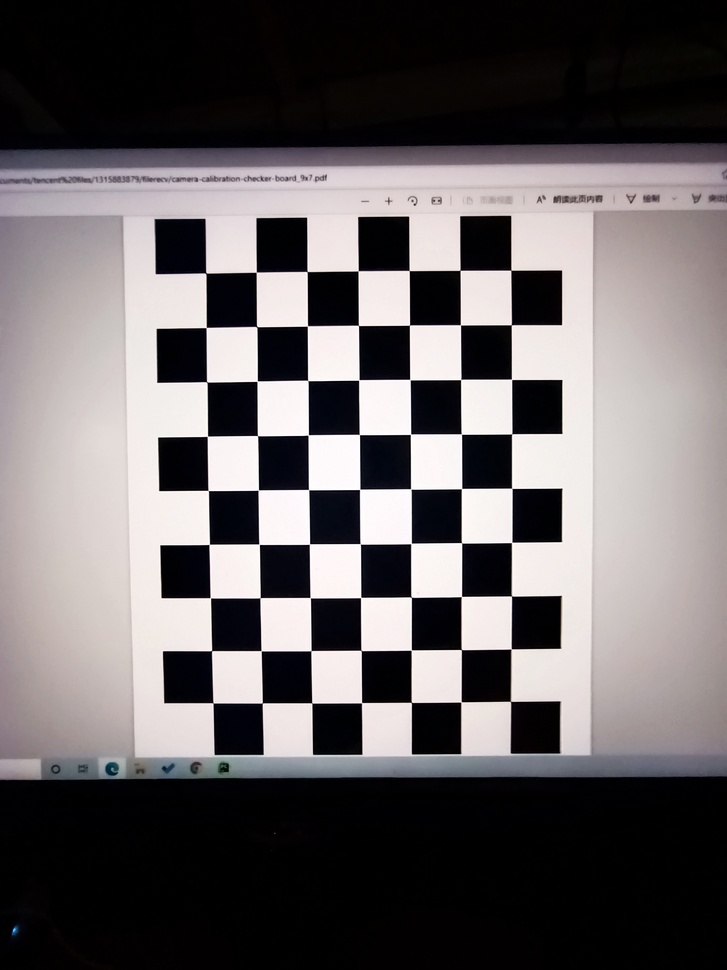
#> input picture Source/IMG_20220306_150234.jpg, 727 x 970 px, shrunk from 2448 x 3264 before the run; its folder holds 5 pictures in this run
$ python calibration.py
#> lines starting #> are read from the running program, lines starting #| are printed output that depends on the picture; after the words box and inside, x2 and y2 are one past the last pixel; in counts of white or black regions, pixels touching at a corner belong together
import cv2
import numpy as np
import glob

# 找棋盘格角点
# 阈值
# 设置寻找亚像素角点的参数，采用的停止准则是最大循环次数30和最大误差容限0.001
criteria = (cv2.TERM_CRITERIA_EPS + cv2.TERM_CRITERIA_MAX_ITER, 30, 0.001)

# 棋盘格模板规格
w = 9  # 内角点个数，内角点是和其他格子连着的点
h = 7

# 获取标定板角点的位置
# 世界坐标系中的棋盘格点,例如(0,0,0), (1,0,0), (2,0,0) ....,(8,5,0)，去掉Z坐标，记为二维矩阵
objp = np.zeros((w * h, 3), np.float32)
objp[:, :2] = np.mgrid[0:w, 0:h].T.reshape(-1, 2)

# 储存棋盘格角点的世界坐标和图像坐标对
objpoints = []  # 在世界坐标系中的三维点
imgpoints = []  # 在图像平面的二维点
a = 0
# 读取照片
images = glob.glob('Source/*.jpg')
for fname in images:
    img = cv2.imread(fname)
#> img is the input picture: shape (970, 727, 3); mean B, G, R 99.5, 98.2, 102.8
    gray = cv2.cvtColor(img, cv2.COLOR_BGR2GRAY)

    # 找到棋盘格角点
    # 棋盘图像(8位灰度或彩色图像)  棋盘尺寸  存放角点的位置
    ret, corners = cv2.findChessboardCorners(gray, (w, h), None)
#> ret = True; corners = 63 rows, first 8: [213.2, 703], [211.6, 650.6], [210.5, 597.6], [209.3, 544.4], [208.4, 490.6], [207.5, 436.3], [206.6, 381.8], [206.2, 327.6]
    # 如果找到足够点对，将其存储起来

    if ret == True:
        # 角点精确检测
        # 参数：输入图像 角点初始坐标 搜索窗口为2*winsize+1 死区 求角点的迭代终止条件
        cv2.cornerSubPix(gray, corners, (11, 11), (-1, -1), criteria)
        objpoints.append(objp)
        imgpoints.append(corners)
        # 将角点在图像上显示
        cv2.drawChessboardCorners(img, (w, h), corners, ret)
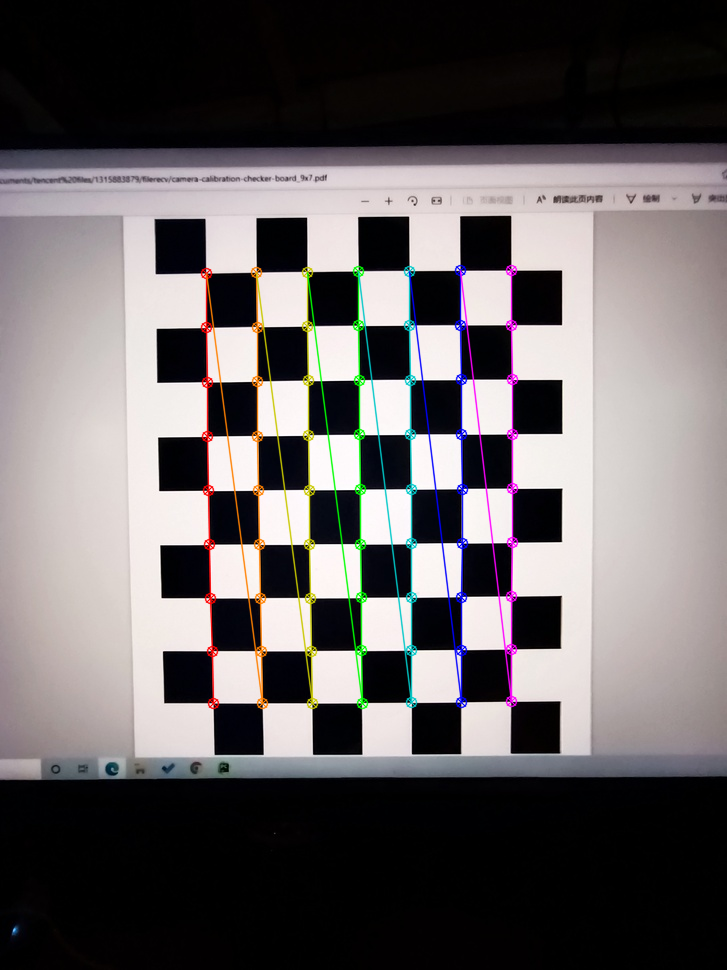
#> img: shape (970, 727, 3); 3.08% of pixels changed, all inside (x1, y1, x2, y2) = (200, 264, 519, 710)
        a += 1
        cv2.imwrite("Result1/{}.jpg".format(a), img)
        cv2.waitKey(10)
#> pass 2 of the loop `for fname in images:`:
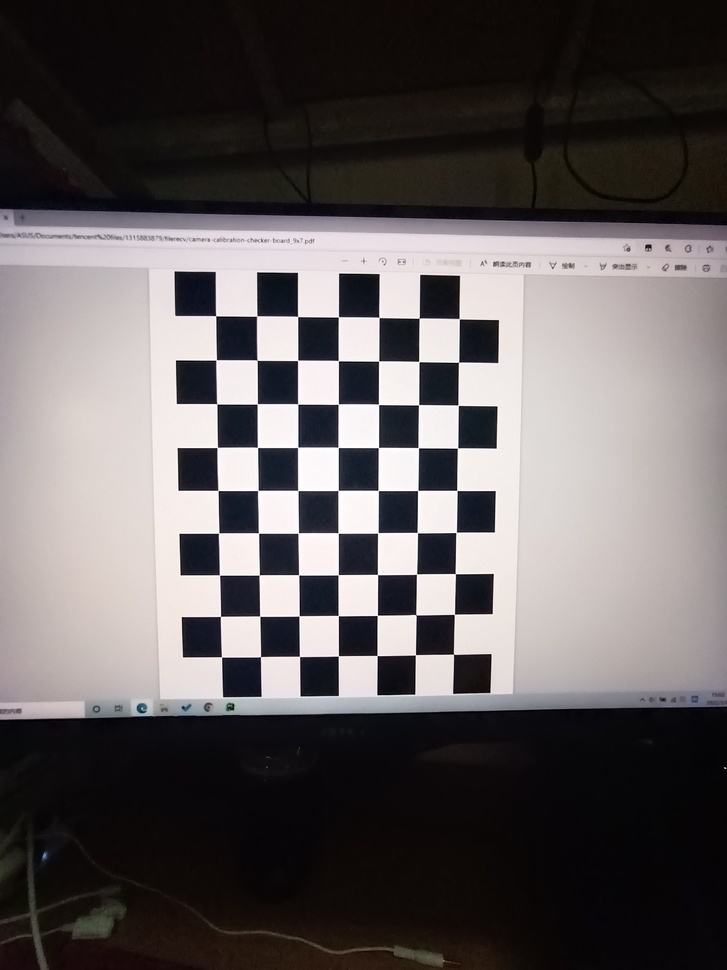
#> input picture Source/IMG_20220306_150252.jpg, 727 x 970 px, shrunk from 2448 x 3264 before the run
#> img is the input picture: shape (970, 727, 3); mean B, G, R 92.6, 92.2, 97.4
#> corners = 63 rows, first 8: [459.2, 318.7], [458.5, 362.3], [458.1, 405.2], [457.5, 448], [456.9, 490.4], [456.2, 532.4], [455.3, 573.6], [454.4, 614.3]
#> pass 3 of the loop `for fname in images:`:
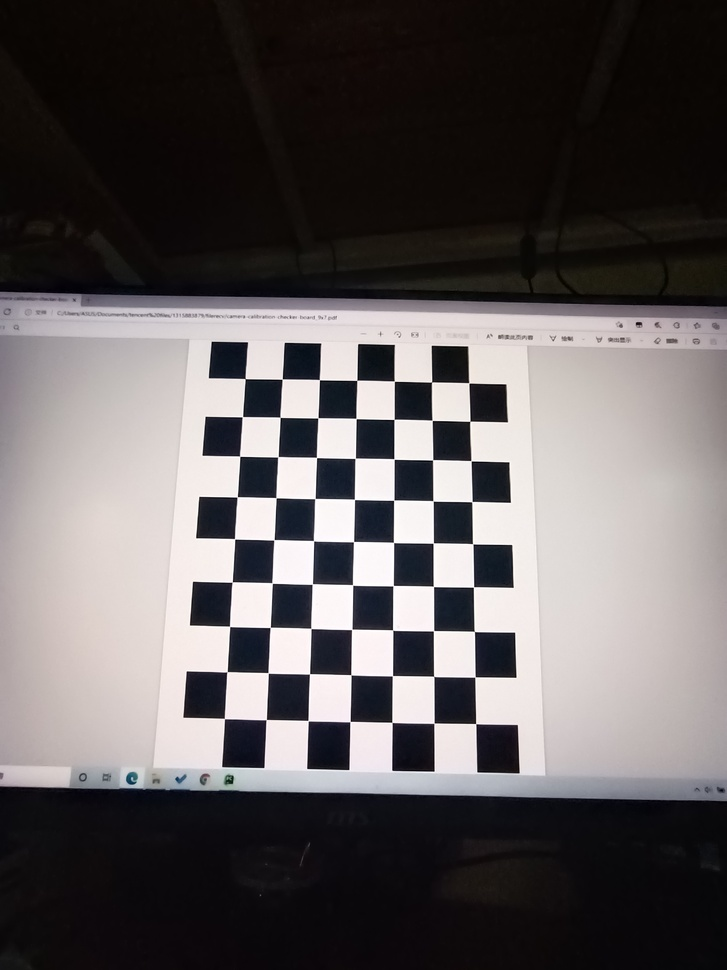
#> input picture Source/IMG_20220306_150300.jpg, 727 x 970 px, shrunk from 2448 x 3264 before the run
#> img is the input picture: shape (970, 727, 3); mean B, G, R 92.2, 91.7, 96.4
#> corners = 63 rows, first 8: [468.9, 383], [469.9, 421.3], [471.1, 460.8], [471.9, 501.6], [472.7, 543.8], [473.5, 587], [474.4, 631.5], [475, 677]
#> the loop made 5 passes; the first 3 are shown
cv2.destroyAllWindows()

# 标定、去畸变
# 输入：世界坐标系里的位置 像素坐标 图像的像素尺寸大小 3*3矩阵，相机内参数矩阵 畸变矩阵
# 输出：标定结果 相机的内参数矩阵 畸变系数 旋转矩阵 平移向量
ret, mtx, dist, rvecs, tvecs = cv2.calibrateCamera(objpoints, imgpoints, gray.shape[::-1], None, None)
# mtx：内参数矩阵
# dist：畸变系数
# rvecs：旋转向量 （外参数）
# tvecs ：平移向量 （外参数）
print("标定结果 ret:", ret)
print("内参矩阵 mtx:\n", mtx)  # 内参数矩阵
print("畸变系数 dist:\n", dist)  # 畸变系数   distortion cofficients = (k_1,k_2,p_1,p_2,k_3)
print("旋转向量(外参) rvecs:\n", np.array(rvecs))  # 旋转向量  # 外参数
print("平移向量(外参) tvecs:\n", np.array(tvecs))  # 平移向量  # 外参数

# 反投影误差
# 通过反投影误差，我们可以来评估结果的好坏。越接近0，说明结果越理想。
# 通过之前计算的内参数矩阵、畸变系数、旋转矩阵和平移向量，使用cv2.projectPoints()计算三维点到二维图像的投影，
# 然后计算反投影得到的点与图像上检测到的点的误差，最后计算一个对于所有标定图像的平均误差，这个值就是反投影误差。
total_error = 0
for i in range(len(objpoints)):
    imgpoints2, _ = cv2.projectPoints(objpoints[i], rvecs[i], tvecs[i], mtx, dist)
    error = cv2.norm(imgpoints[i], imgpoints2, cv2.NORM_L2) / len(imgpoints2)
    total_error += error
print(("total error: "), total_error / len(objpoints))

print('Starting Gesture_Draw...')


# 绘制简单的坐标系，调用此函数记得将下面的坐标修改为axis_axis


# 绘制简单的坐标系，调用此函数记得将下面的坐标修改为axis_axis
def draw_axis(img, corners, imgpts):
    imgpts = np.int32(imgpts).reshape(-1, 2)
    img = cv2.line(img, tuple(imgpts[0]), tuple(imgpts[4]), (255, 0, 0), 5)
    img = cv2.line(img, tuple(imgpts[0]), tuple(imgpts[1]), (255, 0, 255), 5)
    img = cv2.line(img, tuple(imgpts[0]), tuple(imgpts[3]), (0, 0, 255), 5)

    return img


# 绘制立体方块在Pattern上，调用此函数记得将下面的坐标修改为axis_cube
axis_cube = np.float32([[0, 0, 0], [0, 2, 0], [2, 2, 0], [2, 0, 0], [0, 0, -2], [0, 2, -2], [2, 2, -2], [2, 0, -2]])
axis_axis = np.float32([[0, 0, 0], [0, 3, 0], [3, 3, 0], [3, 0, 0], [0, 0, -3], [0, 3, -3], [3, 3, -3], [3, 0, -3]])


# 绘制立体方块在Pattern上，调用此函数记得将下面的坐标修改为axis_cube
def draw_cube(img, corners, imgpts):
    imgpts = np.int32(imgpts).reshape(-1, 2)
    # draw ground floor in green
    img = cv2.drawContours(img, [imgpts[:4]], -1, (0, 255, 0), -3)
    # draw pillars in blue color
    for i, j in zip(range(4), range(4, 8)):
        img = cv2.line(img, tuple(imgpts[i]), tuple(imgpts[j]), (255), 3)
    # draw top layer in red color
    img = cv2.drawContours(img, [imgpts[4:]], -1, (0, 0, 255), 3)

    return img


criteria = (cv2.TERM_CRITERIA_EPS + cv2.TERM_CRITERIA_MAX_ITER, 30, 0.001)
objp = np.zeros((7 * 9, 3), np.float32)
objp[:, :2] = np.mgrid[0:9, 0:7].T.reshape(-1, 2)

img = cv2.imread('Source/IMG_20220306_150308.jpg')
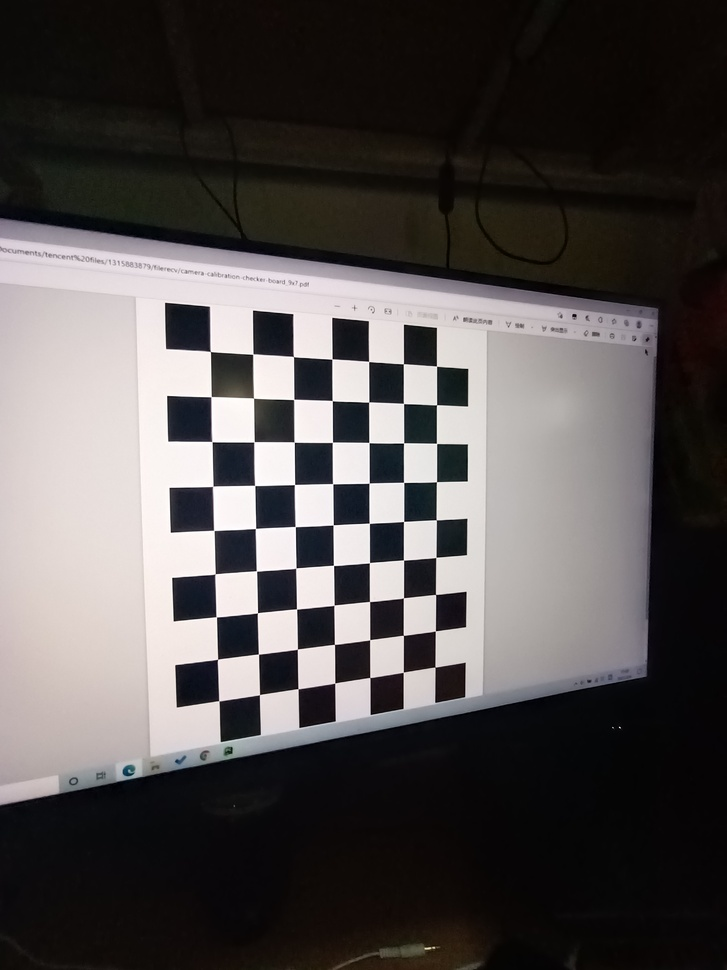
#> input picture Source/IMG_20220306_150308.jpg, 727 x 970 px, shrunk from 2448 x 3264 before the run
#> img is the input picture: shape (970, 727, 3); mean B, G, R 78.9, 79.6, 83.8
gray = cv2.cvtColor(img, cv2.COLOR_RGB2GRAY)
ret, corners = cv2.findChessboardCorners(gray, (9, 7), None)
if ret == True:
    corners2 = cv2.cornerSubPix(gray, corners, (11, 11), (-1, -1), criteria)
    # Find the rotation and translation vectors.
    _, rvecs, tvecs, inliers = cv2.solvePnPRansac(objp, corners2, mtx, dist)
    # project 3D points to image plane
    imgpts, jac = cv2.projectPoints(axis_cube, rvecs, tvecs, mtx, dist)
    img = draw_cube(img, corners2, imgpts)
#> after the loop in draw_cube, `for i, j in zip(range(4), range(4, 8)):`:
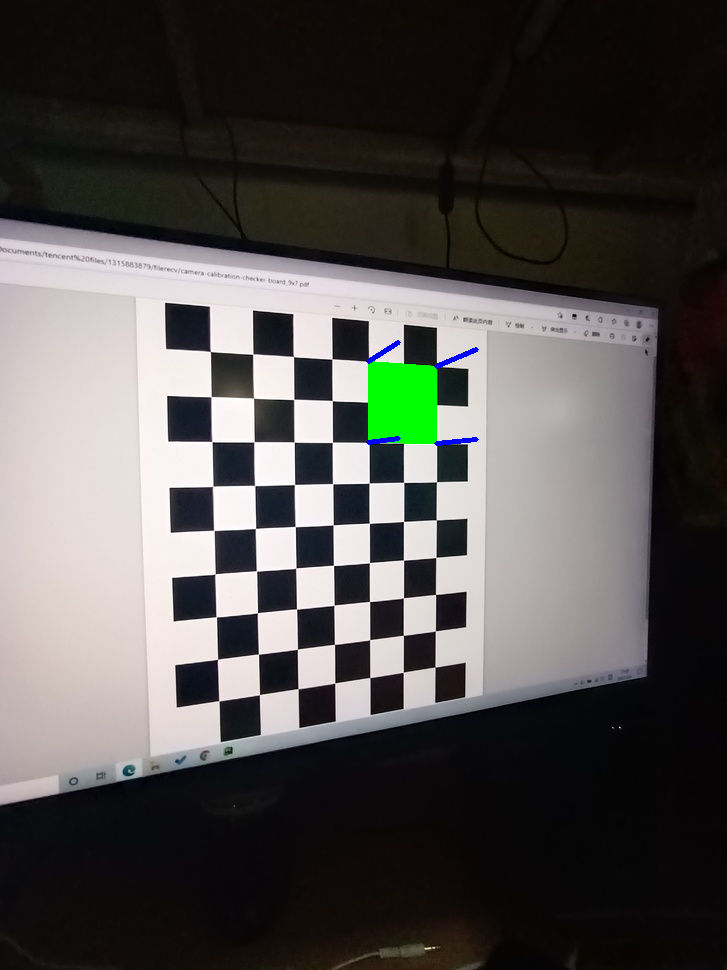
#> img: shape (970, 727, 3); mean B, G, R 78, 80.3, 82.6

    imgpts, jac = cv2.projectPoints(axis_axis, rvecs, tvecs, mtx, dist)
    img = draw_axis(img, corners2, imgpts)


    cv2.imwrite('3Daxes.jpg', img)
a=0
for fname in images:
    img = cv2.imread(fname)
    gray = cv2.cvtColor(img, cv2.COLOR_RGB2GRAY)
    ret, corners = cv2.findChessboardCorners(gray, (9, 7), None)
    if ret == True:
        corners2 = cv2.cornerSubPix(gray, corners, (11, 11), (-1, -1), criteria)
        # Find the rotation and translation vectors.
        _, rvecs, tvecs, inliers = cv2.solvePnPRansac(objp, corners2, mtx, dist)
        # project 3D points to image plane
        imgpts, jac = cv2.projectPoints(axis_cube, rvecs, tvecs, mtx, dist)
        img = draw_cube(img, corners2, imgpts)
#> the loop in draw_cube (call 2), `for i, j in zip(range(4), range(4, 8)):` made 4 passes
#> pass 1, in draw_cube (call 2), `img = cv2.line(img, tuple(imgpts[i]), tuple(imgpts[j]), (255), 3)`:
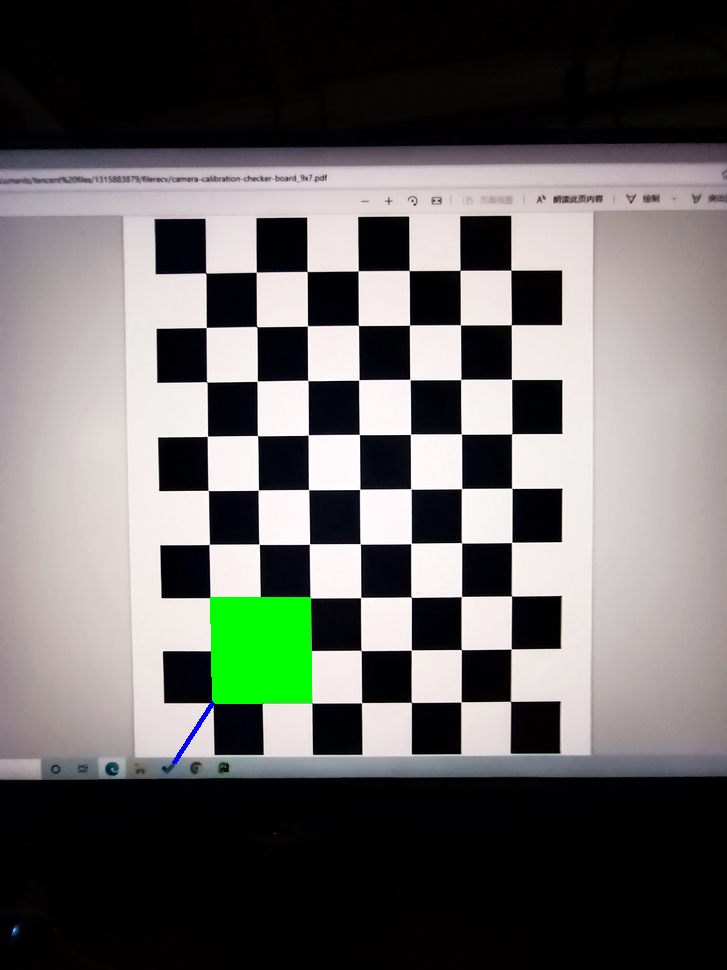
#> img: shape (970, 727, 3); mean B, G, R 97.6, 100.2, 100.7
#> after the loop in draw_cube (call 2), `for i, j in zip(range(4), range(4, 8)):`:
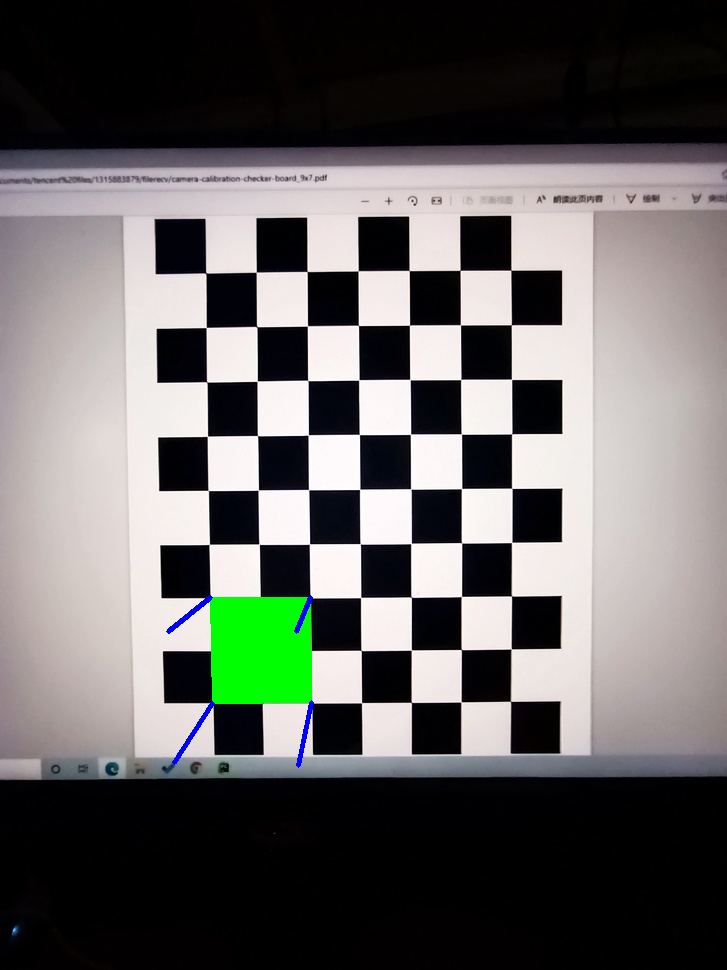
#> img: shape (970, 727, 3); mean B, G, R 97.7, 99.9, 100.5

        imgpts, jac = cv2.projectPoints(axis_axis, rvecs, tvecs, mtx, dist)
        img = draw_axis(img, corners2, imgpts)
#> in draw_axis (call 2), `img = cv2.line(img, tuple(imgpts[0]), tuple(imgpts[3]), (0, 0, 255), 5)`:
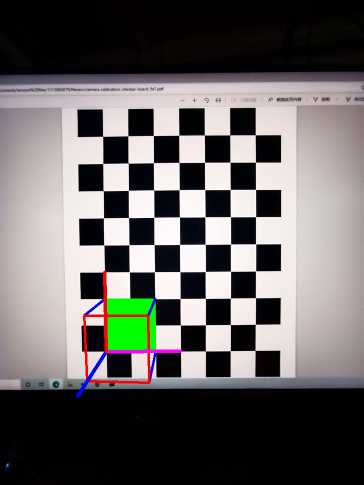
#> img: shape (970, 727, 3) (shown at 1/2 size); mean B, G, R 97.5, 98.7, 101.5
        a+=1
        cv2.imwrite('Result2/{}_3Daxes_3DSquare.jpg'.format(a), img)
#> pass 2 of the loop `for fname in images:`:
#> in draw_axis (call 3), `img = cv2.line(img, tuple(imgpts[0]), tuple(imgpts[3]), (0, 0, 255), 5)`:
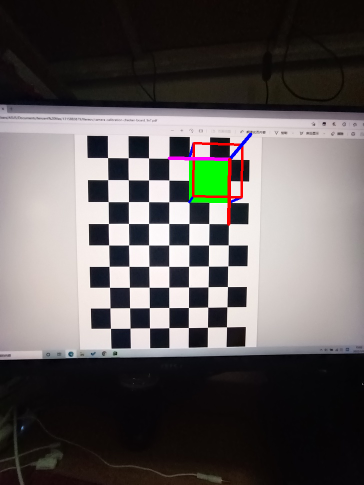
#> img: shape (970, 727, 3) (shown at 1/2 size); mean B, G, R 91.1, 92.2, 96.5
#> pass 3 of the loop `for fname in images:`:
#> after the loop in draw_cube (call 4), `for i, j in zip(range(4), range(4, 8)):`:
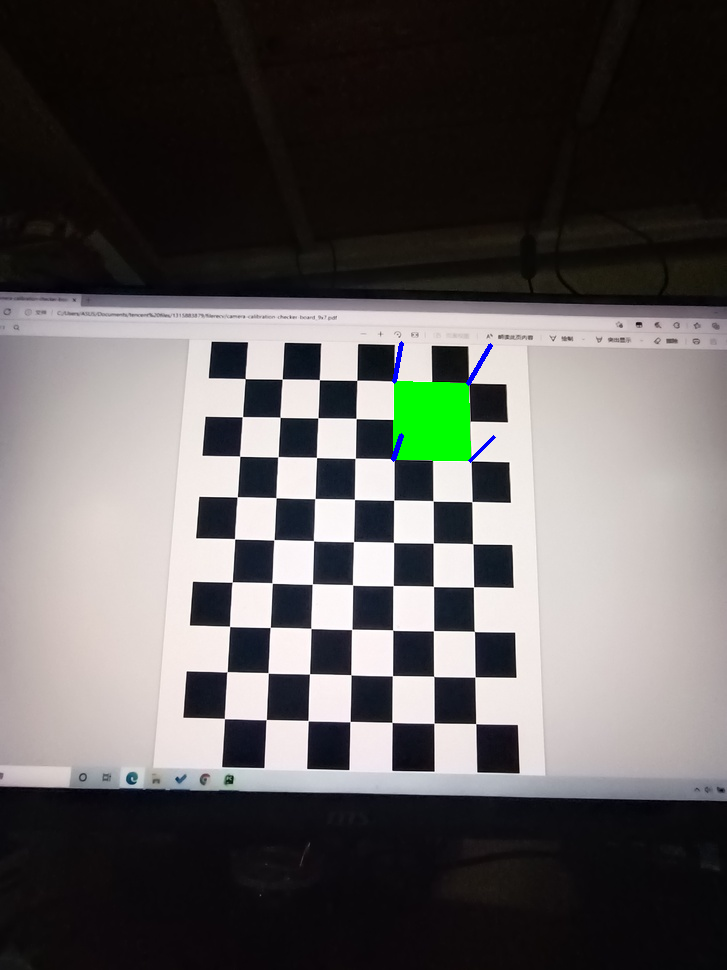
#> img: shape (970, 727, 3); mean B, G, R 91.2, 92.5, 95.1
#> in draw_axis (call 4), `img = cv2.line(img, tuple(imgpts[0]), tuple(imgpts[4]), (255, 0, 0), 5)`:
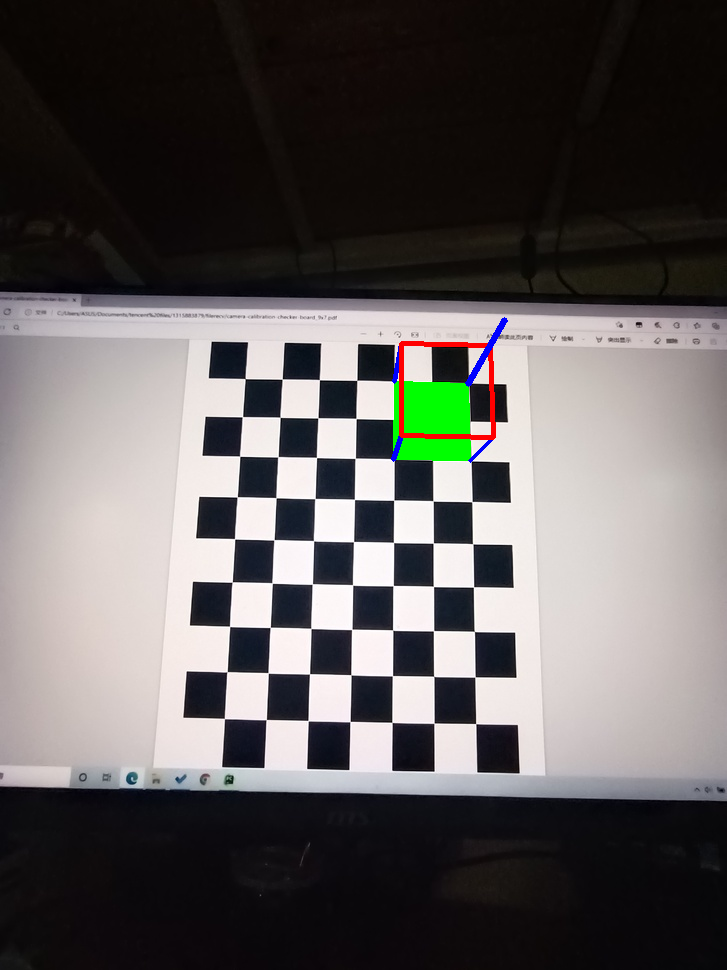
#> img: shape (970, 727, 3); mean B, G, R 90.9, 92, 95.4
#> the loop made 5 passes; the first 3 are shown


print('Gesture_Draw Finised')
